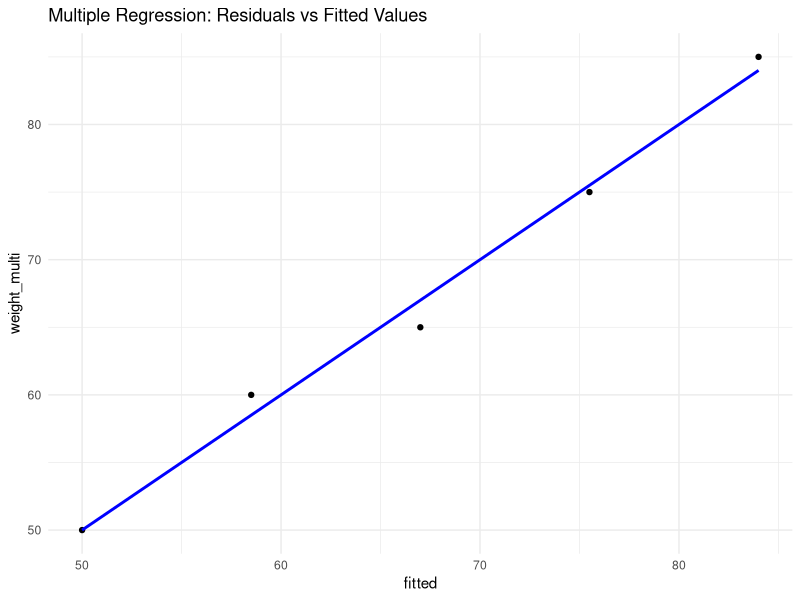

R code for this plot:
# Sample Data for Multiple Regression (Height, Age vs Weight)
set.seed(123)
age <- c(25, 30, 35, 40, 45)  
height_multi <- c(150, 160, 170, 180, 190) 
weight_multi <- c(50, 60, 65, 75, 85) 
multiple_model <- lm(weight_multi ~ height_multi + age)
summary(multiple_model)
library(ggplot2)
ggplot(data = data.frame(weight_multi, fitted = fitted(multiple_model)), aes(x = fitted, y = weight_multi)) +
  geom_point() +
  geom_smooth(method = "lm", color = "blue", se = FALSE) +
  ggtitle("Multiple Regression: Residuals vs Fitted Values") +
  theme_minimal()
